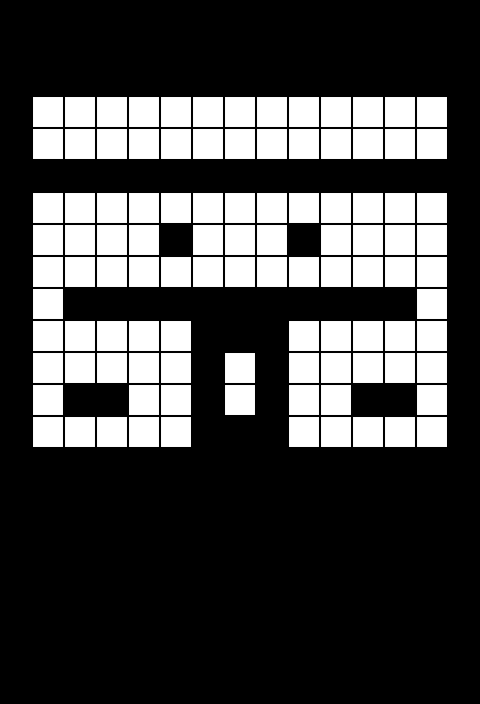

Below is a game level as drawn by its tile map, then a one-line description and the .tmx that defines it (tile-layer data replaced by summaries):
An orthogonal 15x22 tile map with 32x32 px tiles, 1 tile layer (layer).

<map version="1.0" orientation="orthogonal" renderorder="right-down" width="15" height="22" tilewidth="32" tileheight="32" nextobjectid="1">
 <tileset firstgid="1" name="tile" tilewidth="32" tileheight="32">
  <image source="tile.png" width="32" height="32" />
 </tileset>
 <layer name="layer" width="15" height="22">
  <data>[330 cells, 103 non-empty, 1 distinct tile ids]</data>
 </layer>
</map>
